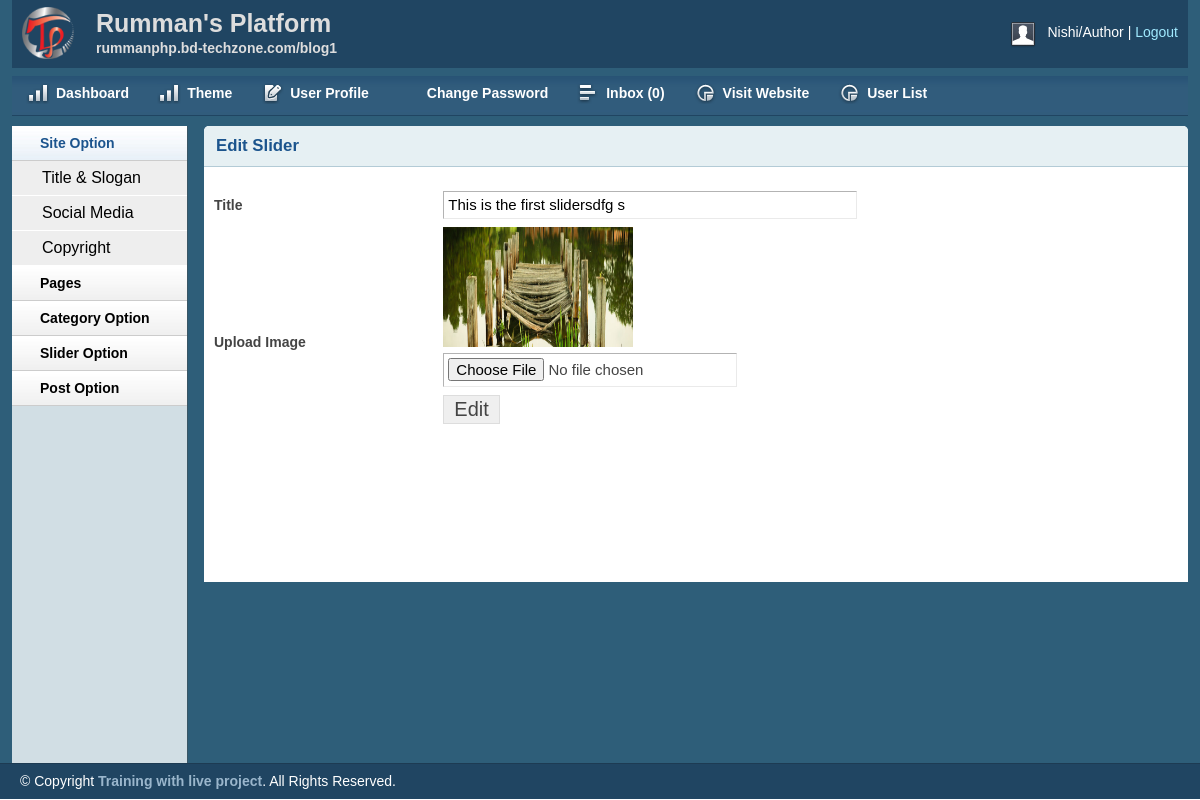
The page /admin/editslider.php?editslider=1 (signed in) on the database its author committed.
### tables this page shows
CREATE TABLE `forslider` (
  `id` int(11) NOT NULL,
  `title` varchar(255) NOT NULL,
  `image` varchar(255) NOT NULL
);

### lib/Database.php (called while the page is built, shortened)
<?php
Class Database{
	public $host   = DB_HOST;
	public $user   = DB_USER;
	public $pass   = DB_PASS;
	public $dbname = DB_NAME;
	public $link;
	private function connectDB(){
	$this->link = new mysqli($this->host, $this->user, $this->pass, $this->dbname);
 }
	public function select($query){
		$result = $this->link->query($query) or die($this->link->error.__LINE__);
		if($result->num_rows > 0){
			return $result;
		} else {
			return false;
		}
	}
}

### admin/editslider.php (the view, shortened to what this page needs)
<?php include 'inc/adminheader.php'; ?>
<?php include 'inc/adminsidebar.php'; ?>
            <div class="box round first grid">
                <h2>Edit Slider</h2>
                <div class="block">
<?php
  if(!isset($_GET['editslider']) && $_GET['editslider']==NULL){
    header("Location:sliderlist.php");
  }else{
     $editslider = $_GET['editslider'];
  }
?>
 <?php
   $showquery = "select * from forslider where id = '$editslider'";
   $showpostresult = $db->select($showquery);
   if($showpostresult) {
     while ($postvalue = $showpostresult->fetch_assoc()) {
  ?>
                 <form action="" method="post" enctype="multipart/form-data">
                    <table class="form">
                        <tr>
                            <td>
                                <label>Title</label>
                            </td>
                            <td>
                                <input type="text" name ="title" value="<?php echo $postvalue['title']; ?>" class="medium" />
                            </td>
                        </tr>
                        <tr>
                            <td>
                                <label>Upload Image</label>
                            </td>
                            <td>
                              <img src="<?php echo $postvalue['image'];?>" height="120px" width="190px" /><br>
                                <input type="file" name="image"/>
                            </td>
                        </tr>
                        <tr>
                            <td></td>
                            <td>
                                <input type="submit" name="submit" Value="Edit" />
                            </td>
                        </tr>
                    </table>
                    </form>
                <?php  } } ?>
                </div>
            </div>
<?php include 'inc/adminfooter.php'; ?>

### admin/css/layout.css (style rules this page uses)
body { background: #fff none repeat scroll 0 0; color: #444; font-size: 14px; padding: 0; }
h1, h2, h3, h4, h5, h6 { line-height:1.2em; margin-bottom:.3em; }
h2 { margin-top:1em; }
.box { background:#fff; margin-bottom:20px; padding:10px 10px 10px 10px; margin-left:-8px; }
.box.grid { padding-bottom:40px; }
.box.round { -moz-border-radius: 5px 5px 0px 0px; -webkit-border-radius: 5px 5px 0px 0px; border-radius: 5px 5px 0px 0px; }
.box h2 { font-size:1.2em; font-weight:bold; color:#1B548D; background:#E6F0F3; margin:-10px -10px 0 -10px; padding:10px 12px; border-bottom:1px solid #B3CBD6; -moz-border-radius: 5px 5px 0px 0px; -webkit-border-radius: 5px 5px 0px 0px; border-radius: 5px 5px 0px 0px; }
.box.first { min-height: 406px; }
.block { padding-top:20px; }
table.form { width:100%; }
table.form td { padding:4px 0px; }
table.form label { font-weight:bold; }
table.form input, table.form select { font-size: 15px; padding: 4px 4px 5px 4px; border-top: 1px solid #b3b3b3; border-left: 1px solid #b3b3b3; border-right: 1px solid #eaeaea; border-bottom: 1px solid #eaeaea; }
table.form input[type="submit"] { border: 1px solid #ddd; color: #444; cursor: pointer; font-size: 20px; padding: 2px 10px; }
input.medium { width: 55%; }
.block { padding-bottom:1px; }

### rows shown on the page
forslider: title "This is the first slidersdfg s", image (picture)

### other values the page prints
Session::get('username') "Nishi"
